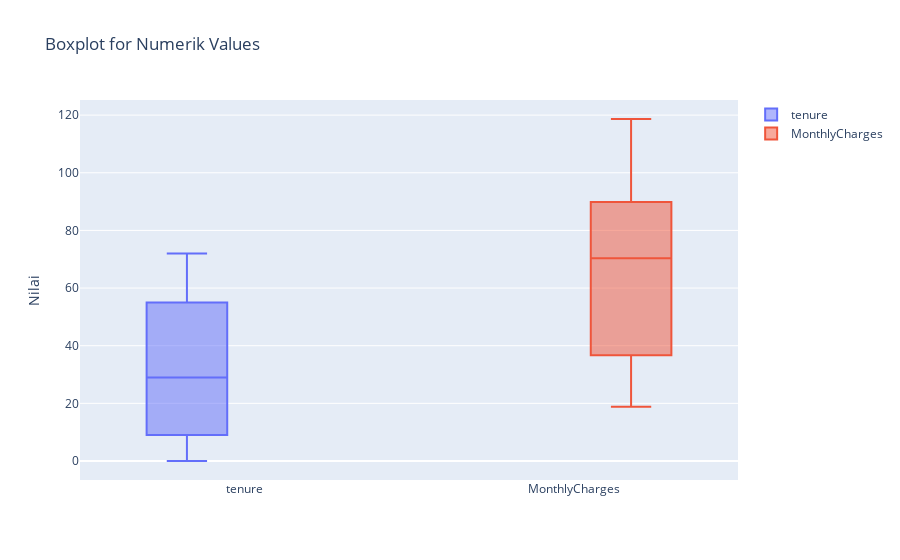

Notebook code cell kept with this figure:
### Markdown cell above
## **Checking Outliers**

### Code cell
df_numeric = df.select_dtypes(include=['number'])

fig = go.Figure()

for col in df_numeric.columns:
    fig.add_trace(go.Box(
        y=df_numeric[col],
        name=col,
        boxpoints='outliers'
    ))

fig.update_layout(
    title="Boxplot for Numerik Values",
    yaxis_title="Nilai",
    boxmode='group' 
)

fig.show()

### Figure 1 — Plotly figure (JSON) as saved in the notebook; plotly's stock layout.template omitted (floating-point values rounded to 4 significant figures; data arrays with more than 128 entries replaced by an {"elided": "..."} marker saying what was removed)
{"data": [{"boxpoints": "outliers", "name": "tenure", "type": "box", "y": {"elided": "4930 int values"}}, {"boxpoints": "outliers", "name": "MonthlyCharges", "type": "box", "y": {"elided": "4930 float values"}}], "layout": {"boxmode": "group", "title": {"text": "Boxplot for Numerik Values"}, "yaxis": {"title": {"text": "Nilai"}}}}
